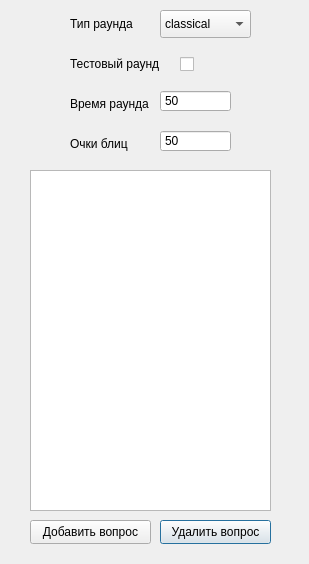
<?xml version="1.0" encoding="UTF-8"?>
<ui version="4.0">
 <class>form_round</class>
 <widget class="QDialog" name="form_round">
  <property name="geometry">
   <rect>
    <x>0</x>
    <y>0</y>
    <width>309</width>
    <height>564</height>
   </rect>
  </property>
  <property name="windowTitle">
   <string>Раунд</string>
  </property>
  <widget class="QListWidget" name="All_Question">
   <property name="geometry">
    <rect>
     <x>30</x>
     <y>170</y>
     <width>241</width>
     <height>341</height>
    </rect>
   </property>
   <property name="editTriggers">
    <set>QAbstractItemView::EditTrigger::DoubleClicked|QAbstractItemView::EditTrigger::SelectedClicked</set>
   </property>
   <property name="showDropIndicator" stdset="0">
    <bool>false</bool>
   </property>
  </widget>
  <widget class="QPushButton" name="Del_Quest">
   <property name="geometry">
    <rect>
     <x>160</x>
     <y>520</y>
     <width>111</width>
     <height>24</height>
    </rect>
   </property>
   <property name="text">
    <string>Удалить вопрос</string>
   </property>
   <property name="autoRepeat">
    <bool>false</bool>
   </property>
   <property name="autoExclusive">
    <bool>false</bool>
   </property>
   <property name="autoRepeatDelay">
    <number>388</number>
   </property>
   <property name="autoRepeatInterval">
    <number>31</number>
   </property>
  </widget>
  <widget class="QPushButton" name="Add_Quest">
   <property name="geometry">
    <rect>
     <x>30</x>
     <y>520</y>
     <width>121</width>
     <height>24</height>
    </rect>
   </property>
   <property name="text">
    <string>Добавить вопрос</string>
   </property>
  </widget>
  <widget class="QLabel" name="Blitz_label">
   <property name="geometry">
    <rect>
     <x>70</x>
     <y>130</y>
     <width>81</width>
     <height>28</height>
    </rect>
   </property>
   <property name="text">
    <string>Очки блиц</string>
   </property>
  </widget>
  <widget class="QCheckBox" name="Test_Round">
   <property name="geometry">
    <rect>
     <x>180</x>
     <y>50</y>
     <width>21</width>
     <height>28</height>
    </rect>
   </property>
   <property name="text">
    <string/>
   </property>
  </widget>
  <widget class="QSpinBox" name="Second_Round">
   <property name="geometry">
    <rect>
     <x>160</x>
     <y>90</y>
     <width>71</width>
     <height>22</height>
    </rect>
   </property>
   <property name="focusPolicy">
    <enum>Qt::FocusPolicy::WheelFocus</enum>
   </property>
   <property name="contextMenuPolicy">
    <enum>Qt::ContextMenuPolicy::DefaultContextMenu</enum>
   </property>
   <property name="layoutDirection">
    <enum>Qt::LayoutDirection::LeftToRight</enum>
   </property>
   <property name="wrapping">
    <bool>true</bool>
   </property>
   <property name="frame">
    <bool>true</bool>
   </property>
   <property name="buttonSymbols">
    <enum>QAbstractSpinBox::ButtonSymbols::NoButtons</enum>
   </property>
   <property name="accelerated">
    <bool>true</bool>
   </property>
   <property name="keyboardTracking">
    <bool>true</bool>
   </property>
   <property name="maximum">
    <number>300</number>
   </property>
   <property name="singleStep">
    <number>1</number>
   </property>
   <property name="stepType">
    <enum>QAbstractSpinBox::StepType::DefaultStepType</enum>
   </property>
   <property name="value">
    <number>50</number>
   </property>
  </widget>
  <widget class="QLabel" name="label_23">
   <property name="geometry">
    <rect>
     <x>70</x>
     <y>50</y>
     <width>91</width>
     <height>28</height>
    </rect>
   </property>
   <property name="text">
    <string>Тестовый раунд</string>
   </property>
  </widget>
  <widget class="QLabel" name="label_24">
   <property name="geometry">
    <rect>
     <x>70</x>
     <y>90</y>
     <width>81</width>
     <height>28</height>
    </rect>
   </property>
   <property name="text">
    <string>Время раунда</string>
   </property>
  </widget>
  <widget class="QSpinBox" name="Blitz_Score">
   <property name="geometry">
    <rect>
     <x>160</x>
     <y>130</y>
     <width>71</width>
     <height>22</height>
    </rect>
   </property>
   <property name="focusPolicy">
    <enum>Qt::FocusPolicy::WheelFocus</enum>
   </property>
   <property name="contextMenuPolicy">
    <enum>Qt::ContextMenuPolicy::DefaultContextMenu</enum>
   </property>
   <property name="layoutDirection">
    <enum>Qt::LayoutDirection::LeftToRight</enum>
   </property>
   <property name="wrapping">
    <bool>true</bool>
   </property>
   <property name="frame">
    <bool>true</bool>
   </property>
   <property name="buttonSymbols">
    <enum>QAbstractSpinBox::ButtonSymbols::NoButtons</enum>
   </property>
   <property name="accelerated">
    <bool>true</bool>
   </property>
   <property name="keyboardTracking">
    <bool>true</bool>
   </property>
   <property name="maximum">
    <number>300</number>
   </property>
   <property name="singleStep">
    <number>1</number>
   </property>
   <property name="stepType">
    <enum>QAbstractSpinBox::StepType::DefaultStepType</enum>
   </property>
   <property name="value">
    <number>50</number>
   </property>
  </widget>
  <widget class="QComboBox" name="Type_Round">
   <property name="geometry">
    <rect>
     <x>160</x>
     <y>10</y>
     <width>91</width>
     <height>28</height>
    </rect>
   </property>
   <item>
    <property name="text">
     <string>classical</string>
    </property>
   </item>
   <item>
    <property name="text">
     <string>blitz</string>
    </property>
   </item>
  </widget>
  <widget class="QLabel" name="label_22">
   <property name="geometry">
    <rect>
     <x>70</x>
     <y>10</y>
     <width>70</width>
     <height>28</height>
    </rect>
   </property>
   <property name="text">
    <string>Тип раунда</string>
   </property>
  </widget>
 </widget>
 <resources/>
 <connections/>
</ui>
